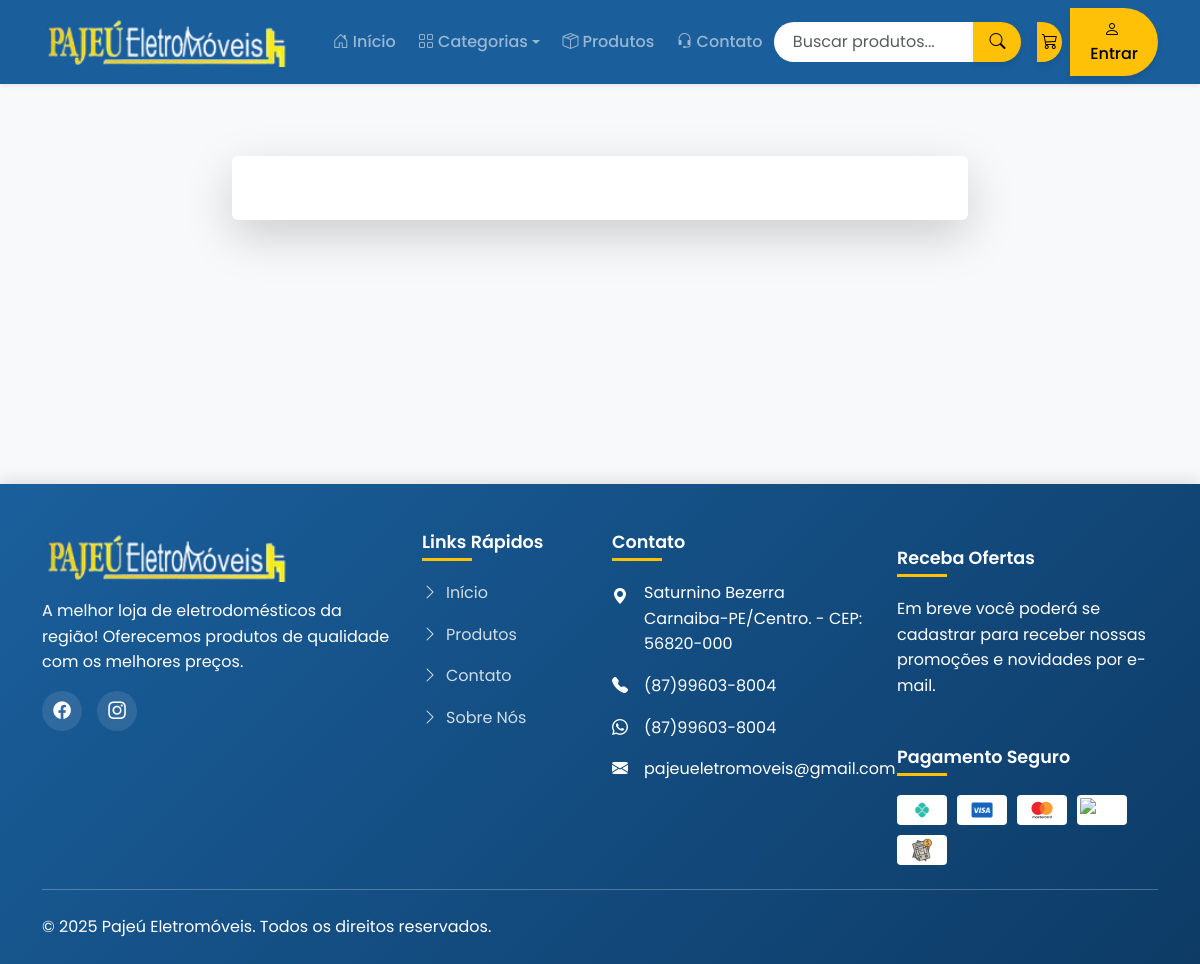
Before: /sobre/ with the older database file.
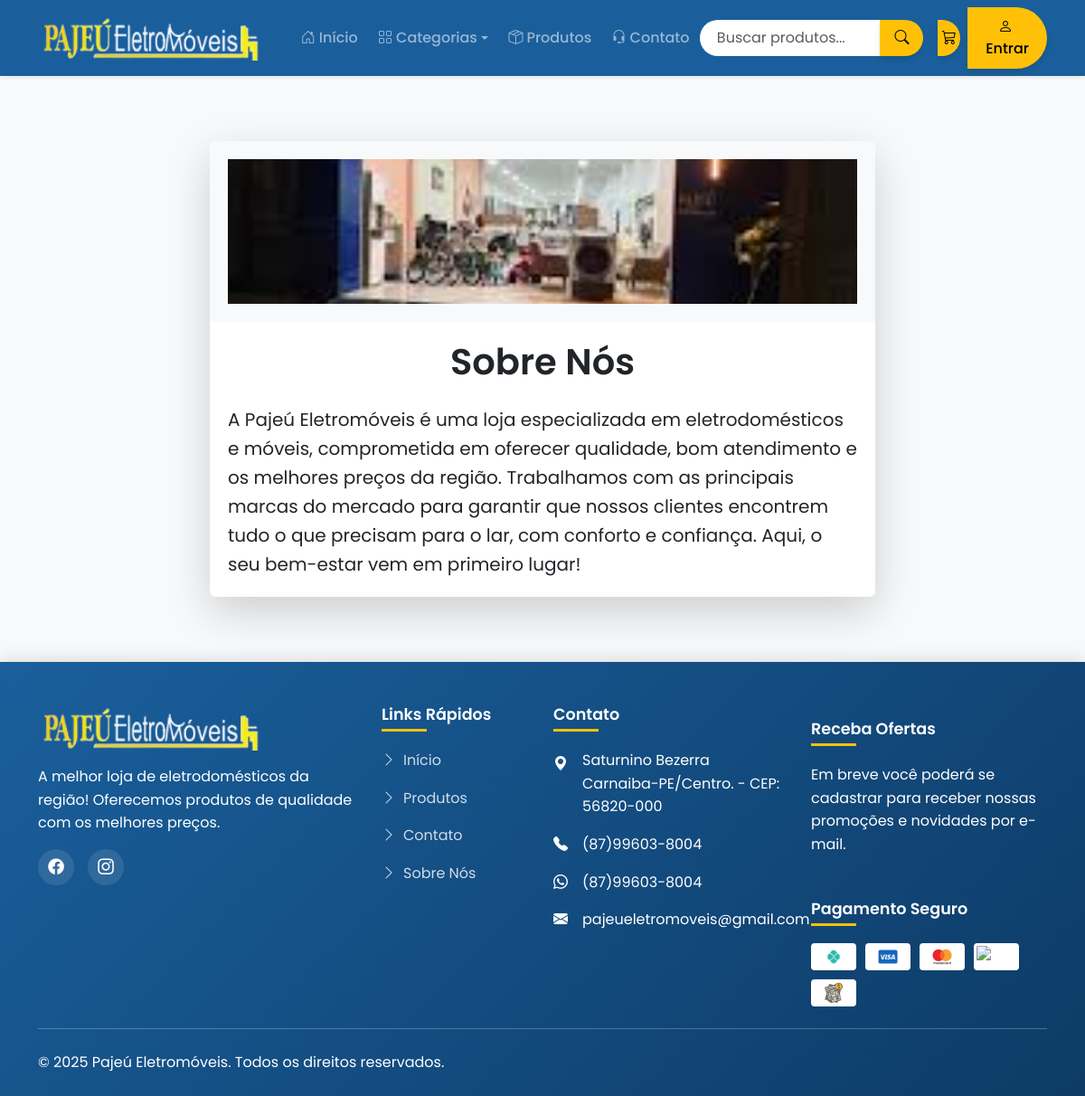
After: the same page with the newer database file.
### core/models.py (models this page shows, shortened)
class SobreSite(models.Model):
    titulo = models.CharField('Título', max_length=200, default='Sobre Nós')
    texto = models.TextField('Texto', blank=True)
    imagem = models.ImageField('Imagem da Loja', upload_to='sobre/', blank=True, null=True)
    atualizado_em = models.DateTimeField(auto_now=True)
    class Meta:
        verbose_name = 'Sobre o Site'
        verbose_name_plural = 'Sobre o Site'

### core/views.py (the view)
# urls.py: path('sobre/', views.sobre_site, name='sobre'),
def sobre_site(request):
    sobre = SobreSite.objects.first()
    return render(request, 'core/sobre.html', {'sobre': sobre})

### core/context_processors.py (called while the page is built)
def site_logo(request):
    config = SiteConfig.objects.first()
    return {
        'site_logo': config.logo.url if config and config.logo else None
    }

### produtos/context_processors.py (called while the page is built)
def categorias_disponiveis(request):
    return {
        'categorias_menu': Categoria.objects.all()
    }

### produtos/models.py (called while the page is built)
    def get_absolute_url(self):
        return reverse('produtos:lista_produtos_por_categoria', args=[self.slug])

### templates/core/sobre.html (shortened to what this page needs)
{% extends 'base.html' %}
{% load static %}
{% block conteudo %}
<div class="container my-5">
    <div class="row justify-content-center">
        <div class="col-lg-8">
            <div class="card shadow-lg border-0">
                {% if sobre.imagem %}
                <img src="{{ sobre.imagem.url }}" class="card-img-top" alt="Imagem da Loja" style="max-height:350px;object-fit:cover;">
                {% endif %}
                <div class="card-body">
                    <h1 class="card-title mb-4 text-center">{{ sobre.titulo }}</h1>
                    <div class="card-text fs-5" style="white-space:pre-line;">{{ sobre.texto|linebreaksbr }}</div>
                </div>
            </div>
        </div>
    </div>
</div>
{% endblock %}

Changed rows visible on the page:
added SobreSite: imagem (picture), titulo "Sobre Nós", texto "A Pajeú Eletromóveis é uma loja especializada em eletrodomésticos e móveis, comprometida em oferecer qualidade, bom atendimento e os melhores preços da região. Trabalhamos com as principais marcas do mercado para garantir que nossos clientes encontrem tudo o que precisam para o lar, com conforto e confiança. Aqui, o seu bem-estar vem em primeiro lugar!"
